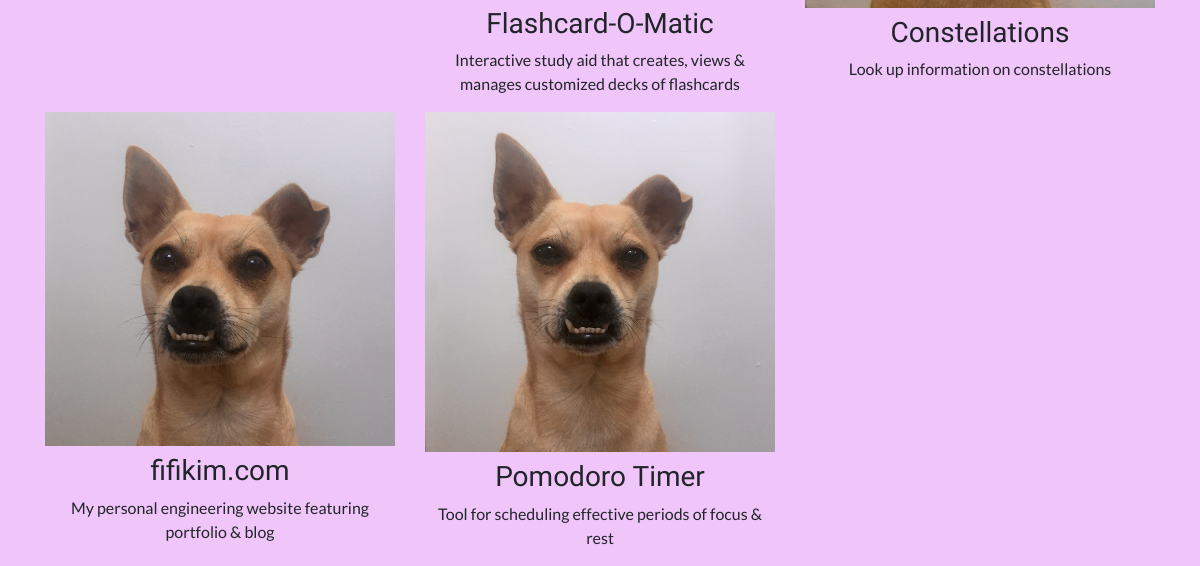
Before: / (lower part) with the older database file.
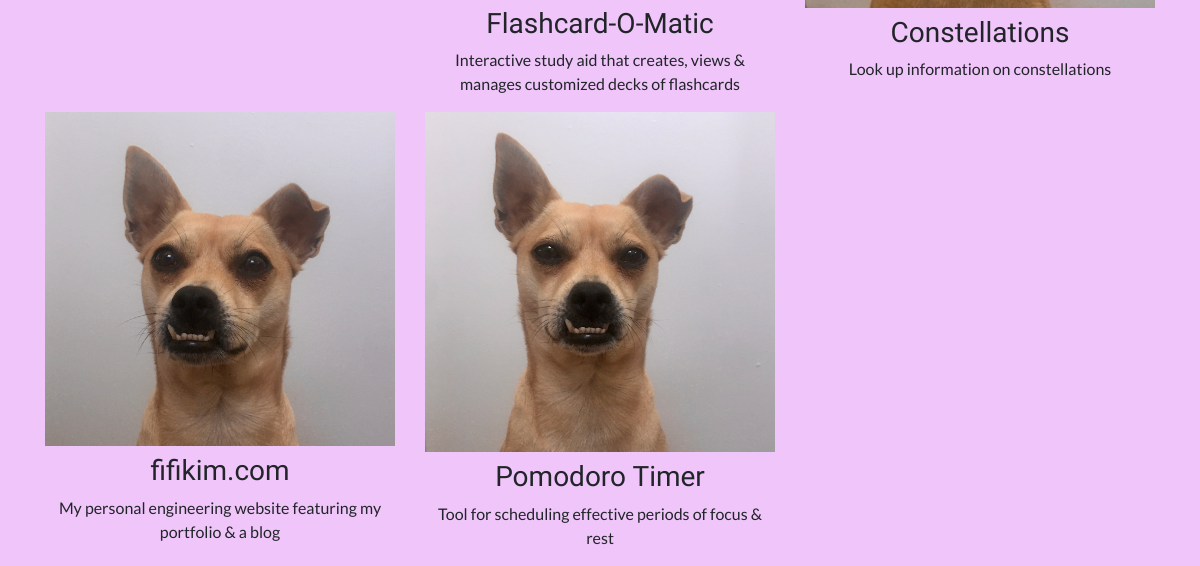
After: the same page with the newer database file.
### projects/models.py (models this page shows, shortened)
class Project(models.Model):
  title = models.CharField(max_length=100)
  description = models.CharField(max_length=250)
  stack = models.CharField(max_length=100, blank=True)
  image = models.ImageField(upload_to='projects/images/')
  url = models.URLField(blank=True)

### projects/views.py (the view)
# urls.py: 2. Add a URL to urlpatterns:  path('', views.home, name='home')
def home(request):
  projects = Project.objects.all()
  return render(request, 'projects/home.html', {'projects': projects})

### projects/templates/projects/home.html (shortened to what this page needs)
{% extends "projects/base.html" %}
{% load static %}
{% block content %}
<div class="row">
  {% for project in projects %}
  <div class="col-lg-4 col-md-6">
    <img src="{{ project.image.url }}" class="img-fluid mb-2">
    <h3 id="section-heading">{{ project.title }}</h3>
    <p>{{ project.description }}</p>
  </div>
  {% endfor %}
</div>
{% endblock %}

### projects/templates/projects/base.html (shortened to what this page needs)
{% load static %}
<!doctype html>
<html lang="en">
<head>
  <link rel="stylesheet" href="https://stackpath.bootstrapcdn.com/bootstrap/4.4.1/css/bootstrap.min.css">
  <link rel="stylesheet" href="{% static "projects/custom.css" %}">
</head>
<body>
  <div class="container">
    {% block content %}{% endblock %}
  </div>
</body>
</html>

### projects/static/projects/custom.css (style rules this page uses)
body { background-color: #f0c5f9; margin: 0; font-family: 'Lato', sans-serif; text-align: center; }
#section-heading { font-family: 'Fredoka One', cursive; }

Changed rows visible on the page:
changed Project "fifikim.com": description "My personal engineering website featuring portfolio & blog" → "My personal engineering website featuring my portfolio & a blog"
